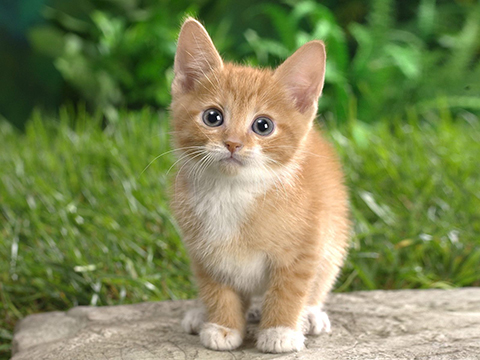
#> input picture caffe/examples/images/cat.jpg, 480 x 360 px
$ python -i blobcrop.py   (imports and definitions only)
#> lines starting #> are read from the running program, lines starting #| are printed output that depends on the picture; after the words box and inside, x2 and y2 are one past the last pixel; in counts of white or black regions, pixels touching at a corner belong together
import cv2
import numpy as np
from PIL import Image
import img_util


def floodfill(img, color=0):
    """Floodfills an image from the point (0, 0).

    Parameters
    ----------
    img : cv2 black and white image
        The image to fill.
    color : int, optional
        The color with which the image should be filled.

    Returns
    -------
    cv2 black and white image
        The filled image.
    """

    height, width = img.shape[:2]
    mask = np.zeros((height+2, width+2), np.uint8)
    img_filled = img.copy()
    cv2.floodFill(img_filled, mask, (0,0), color)
    return img_filled


# [20 lines left out: function pad, not called in this run]


def fix_border(bw_img, margin=5):
    """Checks if largest contour is a rectangle and if it will cover > 90%
    width and > 90% height of the image.

    Parameters
    ----------
    bw_img : cv2 black and white image
        The black and white image to check.
    margin : int
        The margin with which the top and right side should be cut.

    Returns
    -------
    cv2 black and white image
        The input image, possibly cropped to outer rectangle top and right
        side.
    """

    # get shape of the image
    height, width = bw_img.shape[:2]
    # floodfill from point (0, 0)
    img_filled = floodfill(bw_img)
    # get clean shape
    img_filled = bw_img - img_filled
    # invert image, shapes must be white
    img_filled = 255-img_filled
    # get contours
    contours, hierarchy = cv2.findContours(img_filled.copy(), cv2.RETR_TREE, cv2.CHAIN_APPROX_SIMPLE)
    # check if there are contours
    if len(contours) == 0:
        return bw_img
    # get areas of countours
    areas = [cv2.contourArea(cnt) for cnt in contours]
    # get countour with the largest area
    x,y,w,h = cv2.boundingRect(contours[np.argmax(areas)])
    # if largest contour is smaller than 90% of the image, it is not
    # considered to be a border
    if w < 0.9*width or h < 0.9*height:
        return bw_img
    # get ratio of countour area to rectange area
    ratio = max(areas) / float(w*h)
    # check if ratio indicates a square
    if ratio > 0.9:
        # if so, crop image from top and right side
        mask = np.ones(bw_img.shape, np.uint8)*255
        mask[y+margin:y+h-margin, x+margin:x+w-margin] =\
            bw_img[y+margin:y+h-margin, x+margin:x+w-margin]
        bw_img = mask
    return bw_img


# [94 lines left out: functions subimage, crop_to_blob, display, not called in this run]

>>> import cv2
>>> picture = cv2.imread('../caffe/examples/images/cat.jpg', cv2.IMREAD_GRAYSCALE)
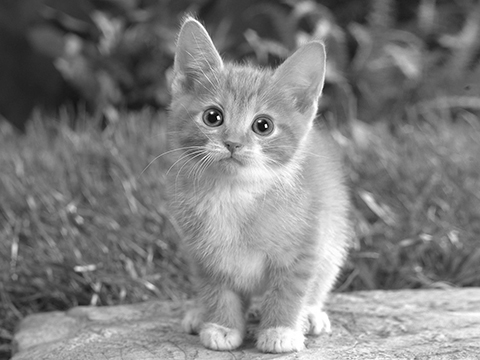
#> picture: shape (360, 480); min 0, max 255, mean 127.2
>>> result = fix_border(picture)
#> in floodfill, `cv2.floodFill(img_filled, mask, (0,0), color)`: img_filled: shape (360, 480); under 0.01% of pixels changed, all inside (x1, y1, x2, y2) = (0, 0, 3, 5)
#> in fix_border, `img_filled = bw_img - img_filled`:
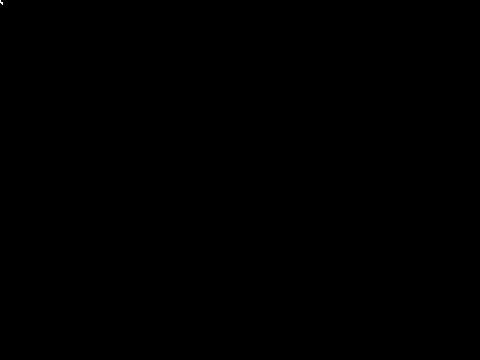
#> img_filled: shape (360, 480); values 0 (black) and 47 (white), 0% white in thin lines or dots, all inside (x1, y1, x2, y2) = (0, 0, 3, 5)
#> in fix_border, `contours, hierarchy = cv2.findContours(img_filled.copy(), cv2.RETR_TRE..`: contours = [[[0, 0], [0, 359], [479, 359], [479, 0]]]
#> in fix_border, `areas = [cv2.contourArea(cnt) for cnt in contours]`: areas = [171961]
#> in fix_border, `x,y,w,h = cv2.boundingRect(contours[np.argmax(areas)])`: x = 0; w = 480; h = 360
#> in fix_border, `ratio = max(areas) / float(w*h)`: ratio = 0.995
#> in fix_border, `mask[y+margin:y+h-margin, x+margin:x+w-margin] =\ bw_img[y+margin:y+h-..`:
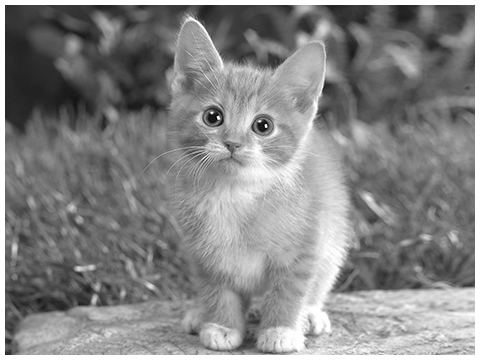
#> mask: shape (360, 480); min 0, max 255, mean 133.9

$ run again, on caffe/examples/images/fish-bike.jpg
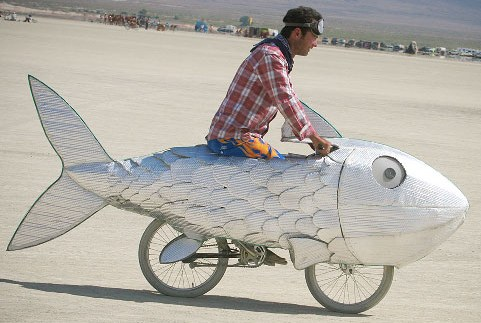
#> input picture caffe/examples/images/fish-bike.jpg, 481 x 323 px
#> `picture = cv2.imread('../caffe/examples/images/cat.jpg', cv2.IMREAD_GR..`:
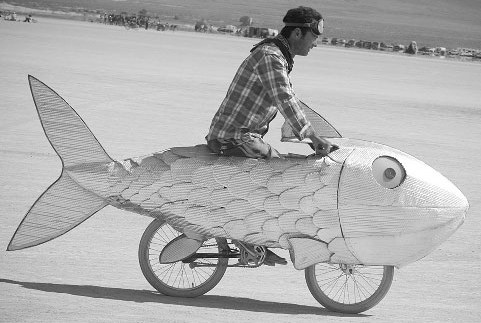
#> picture: shape (323, 481); min 1, max 255, mean 174.8
#> contours = [[[0, 0], [0, 322], [480, 322], [480, 0]]]
#> areas = [154560]
#> x = 0; w = 481; h = 323
#> ratio = 0.995
#> in fix_border, `mask[y+margin:y+h-margin, x+margin:x+w-margin] =\ bw_img[y+margin:y+h-..`:
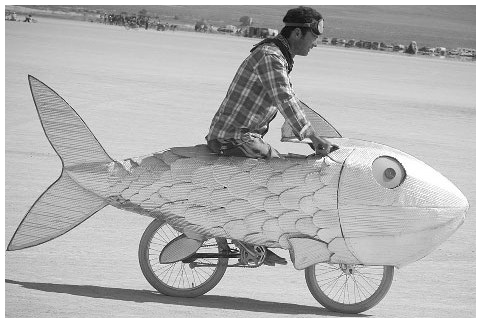
#> mask: shape (323, 481); min 1, max 255, mean 178.9
